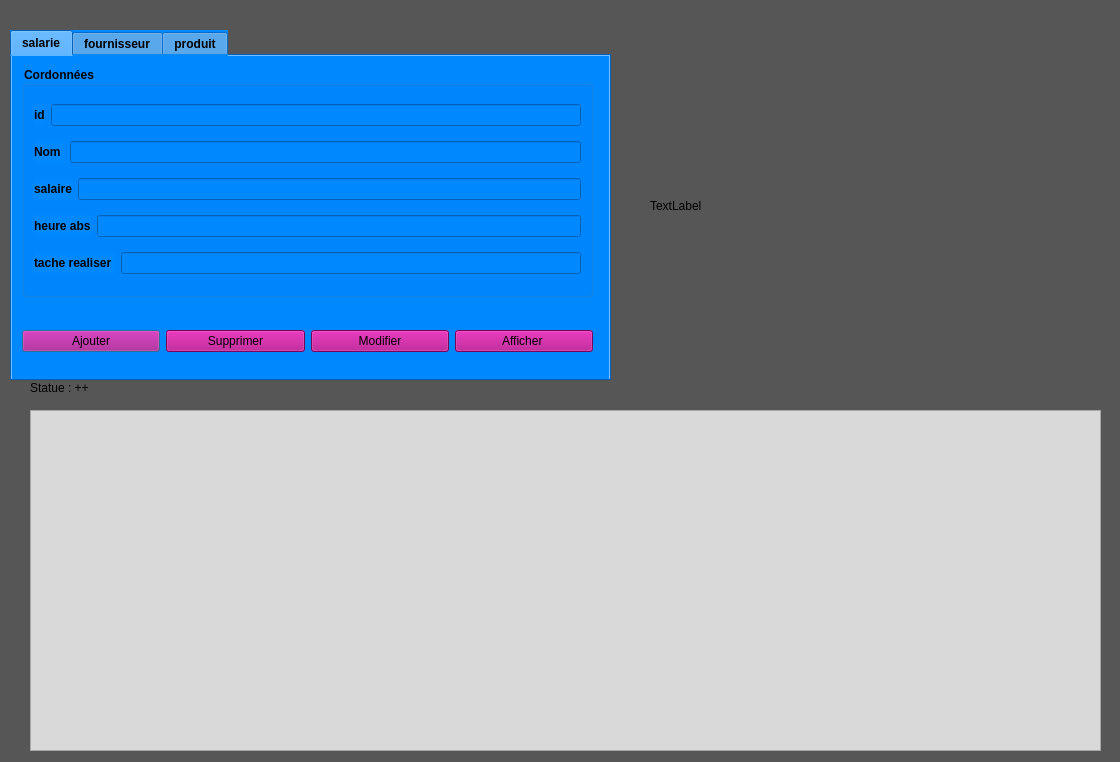
<?xml version="1.0" encoding="UTF-8"?>
<ui version="4.0">
 <class>Menu</class>
 <widget class="QDialog" name="Menu">
  <property name="geometry">
   <rect>
    <x>0</x>
    <y>0</y>
    <width>1120</width>
    <height>762</height>
   </rect>
  </property>
  <property name="windowTitle">
   <string>Dialog</string>
  </property>
  <property name="styleSheet">
   <string notr="true">background-color: rgb(0, 0, 0);
background-color: rgb(86, 86, 86);</string>
  </property>
  <widget class="QLabel" name="label_menu">
   <property name="geometry">
    <rect>
     <x>30</x>
     <y>380</y>
     <width>91</width>
     <height>16</height>
    </rect>
   </property>
   <property name="text">
    <string>Statue : ++</string>
   </property>
  </widget>
  <widget class="QTabWidget" name="tabWidget">
   <property name="geometry">
    <rect>
     <x>10</x>
     <y>30</y>
     <width>601</width>
     <height>351</height>
    </rect>
   </property>
   <property name="font">
    <font>
     <bold>true</bold>
    </font>
   </property>
   <property name="styleSheet">
    <string notr="true">color: rgb(0, 0, 0);
background-color: rgb(0, 136, 255);</string>
   </property>
   <property name="currentIndex">
    <number>0</number>
   </property>
   <widget class="QWidget" name="tab_Etudiant">
    <attribute name="title">
     <string>salarie</string>
    </attribute>
    <widget class="QGroupBox" name="groupBox">
     <property name="geometry">
      <rect>
       <x>10</x>
       <y>10</y>
       <width>571</width>
       <height>231</height>
      </rect>
     </property>
     <property name="font">
      <font>
       <bold>true</bold>
      </font>
     </property>
     <property name="title">
      <string>Cordonnées</string>
     </property>
     <layout class="QVBoxLayout" name="verticalLayout">
      <item>
       <layout class="QHBoxLayout" name="horizontalLayout">
        <item>
         <widget class="QLabel" name="label">
          <property name="font">
           <font>
            <bold>true</bold>
           </font>
          </property>
          <property name="text">
           <string>id</string>
          </property>
         </widget>
        </item>
        <item>
         <widget class="QLineEdit" name="id">
          <property name="inputMask">
           <string/>
          </property>
          <property name="text">
           <string/>
          </property>
         </widget>
        </item>
       </layout>
      </item>
      <item>
       <layout class="QHBoxLayout" name="horizontalLayout_2">
        <item>
         <widget class="QLabel" name="label_2">
          <property name="font">
           <font>
            <bold>true</bold>
           </font>
          </property>
          <property name="text">
           <string>Nom </string>
          </property>
         </widget>
        </item>
        <item>
         <widget class="QLineEdit" name="texte_Nom"/>
        </item>
       </layout>
      </item>
      <item>
       <layout class="QHBoxLayout" name="horizontalLayout_3">
        <item>
         <widget class="QLabel" name="label_3">
          <property name="font">
           <font>
            <bold>true</bold>
           </font>
          </property>
          <property name="text">
           <string>salaire</string>
          </property>
         </widget>
        </item>
        <item>
         <widget class="QLineEdit" name="salaire"/>
        </item>
       </layout>
      </item>
      <item>
       <layout class="QHBoxLayout" name="horizontalLayout_4">
        <item>
         <layout class="QHBoxLayout" name="horizontalLayout_16">
          <item>
           <widget class="QLabel" name="label_13">
            <property name="font">
             <font>
              <bold>true</bold>
             </font>
            </property>
            <property name="text">
             <string>heure abs</string>
            </property>
            <property name="textFormat">
             <enum>Qt::AutoText</enum>
            </property>
           </widget>
          </item>
          <item>
           <widget class="QLineEdit" name="abs"/>
          </item>
         </layout>
        </item>
       </layout>
      </item>
      <item>
       <layout class="QHBoxLayout" name="horizontalLayout_17">
        <item>
         <widget class="QLabel" name="label_15">
          <property name="font">
           <font>
            <bold>true</bold>
           </font>
          </property>
          <property name="text">
           <string>tache realiser </string>
          </property>
          <property name="textFormat">
           <enum>Qt::AutoText</enum>
          </property>
         </widget>
        </item>
        <item>
         <widget class="QLineEdit" name="tache"/>
        </item>
       </layout>
      </item>
     </layout>
    </widget>
    <widget class="QWidget" name="horizontalLayoutWidget">
     <property name="geometry">
      <rect>
       <x>10</x>
       <y>260</y>
       <width>571</width>
       <height>51</height>
      </rect>
     </property>
     <layout class="QHBoxLayout" name="horizontalLayout_5">
      <item>
       <widget class="QPushButton" name="pushButton_ajouter">
        <property name="styleSheet">
         <string notr="true">background-color: rgb(170, 0, 127);
font: 900 9pt &quot;Verdana Pro Cond Black&quot;;</string>
        </property>
        <property name="text">
         <string>Ajouter</string>
        </property>
       </widget>
      </item>
      <item>
       <widget class="QPushButton" name="pushButton_supprimer">
        <property name="styleSheet">
         <string notr="true">background-color: rgb(170, 0, 127);
font: 900 9pt &quot;Verdana Pro Cond Black&quot;;</string>
        </property>
        <property name="text">
         <string>Supprimer</string>
        </property>
       </widget>
      </item>
      <item>
       <widget class="QPushButton" name="pushButton_modifier">
        <property name="styleSheet">
         <string notr="true">background-color: rgb(170, 0, 127);
font: 900 9pt &quot;Verdana Pro Cond Black&quot;;</string>
        </property>
        <property name="text">
         <string>Modifier</string>
        </property>
       </widget>
      </item>
      <item>
       <widget class="QPushButton" name="pushButton_afficher">
        <property name="styleSheet">
         <string notr="true">background-color: rgb(170, 0, 127);
font: 900 9pt &quot;Verdana Pro Cond Black&quot;;</string>
        </property>
        <property name="text">
         <string>Afficher </string>
        </property>
       </widget>
      </item>
     </layout>
    </widget>
   </widget>
   <widget class="QWidget" name="tab_Professeur">
    <attribute name="title">
     <string>fournisseur</string>
    </attribute>
    <widget class="QWidget" name="horizontalLayoutWidget_2">
     <property name="geometry">
      <rect>
       <x>10</x>
       <y>230</y>
       <width>561</width>
       <height>71</height>
      </rect>
     </property>
     <layout class="QHBoxLayout" name="horizontalLayout_6">
      <item>
       <widget class="QPushButton" name="pushButton_ajouter_2">
        <property name="styleSheet">
         <string notr="true">background-color: rgb(255, 85, 0);
font: 700 9pt &quot;Segoe UI&quot;;
color: rgb(0, 0, 0);</string>
        </property>
        <property name="text">
         <string>Ajouter</string>
        </property>
       </widget>
      </item>
      <item>
       <widget class="QPushButton" name="pushButton_modifier_2">
        <property name="styleSheet">
         <string notr="true">background-color: rgb(255, 85, 0);
color: rgb(0, 0, 0);
font: 700 9pt &quot;Segoe UI&quot;;</string>
        </property>
        <property name="text">
         <string>Modifier</string>
        </property>
       </widget>
      </item>
      <item>
       <widget class="QPushButton" name="pushButton_supprimer_2">
        <property name="font">
         <font>
          <bold>true</bold>
         </font>
        </property>
        <property name="styleSheet">
         <string notr="true">background-color: rgb(255, 85, 0);
color: rgb(0, 0, 0);</string>
        </property>
        <property name="text">
         <string>Supprimer</string>
        </property>
       </widget>
      </item>
      <item>
       <widget class="QPushButton" name="pushButton_afficher_2">
        <property name="font">
         <font>
          <bold>true</bold>
         </font>
        </property>
        <property name="styleSheet">
         <string notr="true">background-color: rgb(255, 85, 0);
color: rgb(0, 0, 0);</string>
        </property>
        <property name="text">
         <string>Afficher </string>
        </property>
       </widget>
      </item>
     </layout>
    </widget>
    <widget class="QGroupBox" name="groupBox_2">
     <property name="geometry">
      <rect>
       <x>10</x>
       <y>10</y>
       <width>561</width>
       <height>221</height>
      </rect>
     </property>
     <property name="font">
      <font>
       <bold>true</bold>
      </font>
     </property>
     <property name="title">
      <string>Cordonnées</string>
     </property>
     <layout class="QVBoxLayout" name="verticalLayout_2">
      <item>
       <layout class="QHBoxLayout" name="horizontalLayout_7">
        <item>
         <widget class="QLabel" name="label_5">
          <property name="font">
           <font>
            <bold>true</bold>
           </font>
          </property>
          <property name="text">
           <string>id</string>
          </property>
         </widget>
        </item>
        <item>
         <widget class="QLineEdit" name="idf">
          <property name="inputMask">
           <string/>
          </property>
          <property name="text">
           <string/>
          </property>
         </widget>
        </item>
       </layout>
      </item>
      <item>
       <layout class="QHBoxLayout" name="horizontalLayout_8">
        <item>
         <widget class="QLabel" name="label_6">
          <property name="font">
           <font>
            <bold>true</bold>
           </font>
          </property>
          <property name="text">
           <string>Nom </string>
          </property>
         </widget>
        </item>
        <item>
         <widget class="QLineEdit" name="nomf"/>
        </item>
       </layout>
      </item>
      <item>
       <layout class="QHBoxLayout" name="horizontalLayout_9">
        <item>
         <widget class="QLabel" name="label_7">
          <property name="font">
           <font>
            <bold>true</bold>
           </font>
          </property>
          <property name="text">
           <string>adress</string>
          </property>
         </widget>
        </item>
        <item>
         <widget class="QLineEdit" name="adress"/>
        </item>
       </layout>
      </item>
      <item>
       <layout class="QHBoxLayout" name="horizontalLayout_10">
        <item>
         <widget class="QLabel" name="label_8">
          <property name="font">
           <font>
            <bold>true</bold>
           </font>
          </property>
          <property name="text">
           <string>Téléphone</string>
          </property>
         </widget>
        </item>
        <item>
         <widget class="QLineEdit" name="tele"/>
        </item>
       </layout>
      </item>
      <item>
       <layout class="QHBoxLayout" name="horizontalLayout_18">
        <item>
         <widget class="QLabel" name="label_14">
          <property name="font">
           <font>
            <bold>true</bold>
           </font>
          </property>
          <property name="text">
           <string>mail</string>
          </property>
         </widget>
        </item>
        <item>
         <widget class="QLineEdit" name="mail"/>
        </item>
       </layout>
      </item>
     </layout>
    </widget>
   </widget>
   <widget class="QWidget" name="tab_Matiere">
    <attribute name="title">
     <string>produit</string>
    </attribute>
    <widget class="QWidget" name="horizontalLayoutWidget_3">
     <property name="geometry">
      <rect>
       <x>10</x>
       <y>230</y>
       <width>551</width>
       <height>71</height>
      </rect>
     </property>
     <layout class="QHBoxLayout" name="horizontalLayout_11">
      <item>
       <widget class="QPushButton" name="pushButton_ajouter_3">
        <property name="styleSheet">
         <string notr="true">background-color: rgb(85, 0, 0);
color: rgb(255, 255, 255);
font: 700 9pt &quot;Segoe UI&quot;;</string>
        </property>
        <property name="text">
         <string>Ajouter</string>
        </property>
       </widget>
      </item>
      <item>
       <widget class="QPushButton" name="pushButton_modifier_3">
        <property name="styleSheet">
         <string notr="true">background-color: rgb(85, 0, 0);
color: rgb(255, 255, 255);
font: 700 9pt &quot;Segoe UI&quot;;</string>
        </property>
        <property name="text">
         <string>Modifier</string>
        </property>
       </widget>
      </item>
      <item>
       <widget class="QPushButton" name="pushButton_supprimer_3">
        <property name="styleSheet">
         <string notr="true">background-color: rgb(85, 0, 0);
font: 700 9pt &quot;Segoe UI&quot;;
color: rgb(255, 255, 255);</string>
        </property>
        <property name="text">
         <string>Supprimer</string>
        </property>
       </widget>
      </item>
      <item>
       <widget class="QPushButton" name="pushButton_afficher_3">
        <property name="styleSheet">
         <string notr="true">background-color: rgb(85, 0, 0);
color: rgb(255, 255, 255);
font: 700 9pt &quot;Segoe UI&quot;;</string>
        </property>
        <property name="text">
         <string>Afficher </string>
        </property>
       </widget>
      </item>
     </layout>
    </widget>
    <widget class="QGroupBox" name="groupBox_3">
     <property name="geometry">
      <rect>
       <x>10</x>
       <y>10</y>
       <width>551</width>
       <height>221</height>
      </rect>
     </property>
     <property name="font">
      <font>
       <bold>true</bold>
      </font>
     </property>
     <property name="title">
      <string>Cordonnées</string>
     </property>
     <layout class="QVBoxLayout" name="verticalLayout_3">
      <item>
       <layout class="QHBoxLayout" name="horizontalLayout_12">
        <item>
         <widget class="QLabel" name="label_9">
          <property name="font">
           <font>
            <bold>true</bold>
           </font>
          </property>
          <property name="text">
           <string>ID</string>
          </property>
         </widget>
        </item>
        <item>
         <widget class="QLineEdit" name="idp">
          <property name="inputMask">
           <string/>
          </property>
          <property name="text">
           <string/>
          </property>
         </widget>
        </item>
       </layout>
      </item>
      <item>
       <layout class="QHBoxLayout" name="horizontalLayout_13">
        <item>
         <widget class="QLabel" name="label_10">
          <property name="font">
           <font>
            <bold>true</bold>
           </font>
          </property>
          <property name="text">
           <string>nom</string>
          </property>
         </widget>
        </item>
        <item>
         <widget class="QLineEdit" name="nomp"/>
        </item>
       </layout>
      </item>
      <item>
       <layout class="QHBoxLayout" name="horizontalLayout_14">
        <item>
         <widget class="QLabel" name="label_11">
          <property name="font">
           <font>
            <bold>true</bold>
           </font>
          </property>
          <property name="text">
           <string>prix</string>
          </property>
         </widget>
        </item>
        <item>
         <widget class="QLineEdit" name="prix"/>
        </item>
       </layout>
      </item>
      <item>
       <layout class="QHBoxLayout" name="horizontalLayout_15">
        <item>
         <widget class="QLabel" name="label_12">
          <property name="font">
           <font>
            <bold>true</bold>
           </font>
          </property>
          <property name="text">
           <string>qte</string>
          </property>
         </widget>
        </item>
        <item>
         <widget class="QLineEdit" name="qte"/>
        </item>
       </layout>
      </item>
      <item>
       <layout class="QHBoxLayout" name="horizontalLayout_19">
        <item>
         <widget class="QLabel" name="label_16">
          <property name="font">
           <font>
            <bold>true</bold>
           </font>
          </property>
          <property name="text">
           <string>fournisseur </string>
          </property>
         </widget>
        </item>
        <item>
         <widget class="QLineEdit" name="fournisseur"/>
        </item>
       </layout>
      </item>
     </layout>
    </widget>
   </widget>
  </widget>
  <widget class="QTableView" name="tableView">
   <property name="geometry">
    <rect>
     <x>30</x>
     <y>410</y>
     <width>1071</width>
     <height>341</height>
    </rect>
   </property>
   <property name="styleSheet">
    <string notr="true">background-color: rgb(217, 217, 217);</string>
   </property>
  </widget>
  <widget class="QLabel" name="label_Picture">
   <property name="geometry">
    <rect>
     <x>650</x>
     <y>70</y>
     <width>451</width>
     <height>271</height>
    </rect>
   </property>
   <property name="text">
    <string>TextLabel</string>
   </property>
  </widget>
 </widget>
 <resources/>
 <connections/>
</ui>
